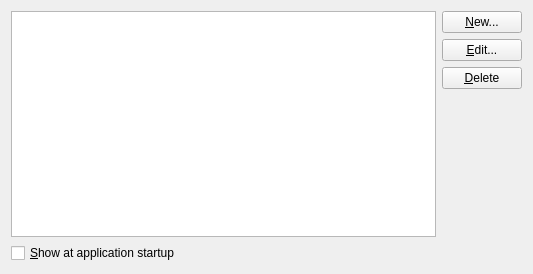
<?xml version="1.0" encoding="UTF-8"?>
<ui version="4.0">
 <class>ServerListDialogUI</class>
 <widget class="QWidget" name="ServerListDialogUI">
  <property name="geometry">
   <rect>
    <x>0</x>
    <y>0</y>
    <width>533</width>
    <height>274</height>
   </rect>
  </property>
  <layout class="QGridLayout" name="gridLayout">
   <item row="4" column="0">
    <widget class="QCheckBox" name="m_showAtStartup">
     <property name="text">
      <string>&amp;Show at application startup</string>
     </property>
    </widget>
   </item>
   <item row="0" column="2">
    <widget class="QPushButton" name="m_addButton">
     <property name="sizePolicy">
      <sizepolicy hsizetype="Minimum" vsizetype="Fixed">
       <horstretch>0</horstretch>
       <verstretch>0</verstretch>
      </sizepolicy>
     </property>
     <property name="whatsThis">
      <string>Click here to define a new Network, including the server to connect to, and the Channels to automatically join once connected.</string>
     </property>
     <property name="text">
      <string>&amp;New...</string>
     </property>
     <property name="autoDefault">
      <bool>false</bool>
     </property>
     <property name="default">
      <bool>false</bool>
     </property>
     <property name="flat">
      <bool>false</bool>
     </property>
    </widget>
   </item>
   <item row="2" column="2">
    <widget class="QPushButton" name="m_delButton">
     <property name="sizePolicy">
      <sizepolicy hsizetype="Minimum" vsizetype="Fixed">
       <horstretch>0</horstretch>
       <verstretch>0</verstretch>
      </sizepolicy>
     </property>
     <property name="text">
      <string>&amp;Delete</string>
     </property>
     <property name="autoDefault">
      <bool>false</bool>
     </property>
    </widget>
   </item>
   <item row="1" column="2">
    <widget class="QPushButton" name="m_editButton">
     <property name="sizePolicy">
      <sizepolicy hsizetype="Minimum" vsizetype="Fixed">
       <horstretch>0</horstretch>
       <verstretch>0</verstretch>
      </sizepolicy>
     </property>
     <property name="text">
      <string>&amp;Edit...</string>
     </property>
     <property name="autoDefault">
      <bool>false</bool>
     </property>
    </widget>
   </item>
   <item row="0" column="0" rowspan="4" colspan="2">
    <widget class="QTreeView" name="m_serverList">
     <property name="sizePolicy">
      <sizepolicy hsizetype="Expanding" vsizetype="Expanding">
       <horstretch>2</horstretch>
       <verstretch>0</verstretch>
      </sizepolicy>
     </property>
     <property name="focusPolicy">
      <enum>Qt::WheelFocus</enum>
     </property>
     <property name="contextMenuPolicy">
      <enum>Qt::CustomContextMenu</enum>
     </property>
     <property name="acceptDrops">
      <bool>true</bool>
     </property>
     <property name="whatsThis">
      <string>This shows the list of configured IRC networks. An IRC network is a collection of cooperating servers. You need only connect to one of the servers in the network to be connected to the entire IRC network. Once connected, Konversation will automatically join the channels shown. When Konversation is started for the first time, the Freenode network and the &lt;i&gt;#kde&lt;/i&gt; channel are already entered for you.</string>
     </property>
     <property name="verticalScrollBarPolicy">
      <enum>Qt::ScrollBarAsNeeded</enum>
     </property>
     <property name="horizontalScrollBarPolicy">
      <enum>Qt::ScrollBarAlwaysOff</enum>
     </property>
     <property name="dragEnabled">
      <bool>true</bool>
     </property>
     <property name="dragDropMode">
      <enum>QAbstractItemView::InternalMove</enum>
     </property>
     <property name="selectionMode">
      <enum>QAbstractItemView::ExtendedSelection</enum>
     </property>
     <property name="selectionBehavior">
      <enum>QAbstractItemView::SelectRows</enum>
     </property>
     <property name="rootIsDecorated">
      <bool>true</bool>
     </property>
     <property name="uniformRowHeights">
      <bool>false</bool>
     </property>
     <property name="sortingEnabled">
      <bool>true</bool>
     </property>
     <property name="allColumnsShowFocus">
      <bool>true</bool>
     </property>
     <property name="wordWrap">
      <bool>false</bool>
     </property>
     <property name="headerHidden">
      <bool>false</bool>
     </property>
     <property name="expandsOnDoubleClick">
      <bool>false</bool>
     </property>
     <attribute name="headerDefaultSectionSize">
      <number>1</number>
     </attribute>
     <attribute name="headerHighlightSections">
      <bool>true</bool>
     </attribute>
     <attribute name="headerMinimumSectionSize">
      <number>200</number>
     </attribute>
     <attribute name="headerShowSortIndicator" stdset="0">
      <bool>false</bool>
     </attribute>
    </widget>
   </item>
  </layout>
 </widget>
 <resources/>
 <connections/>
</ui>
